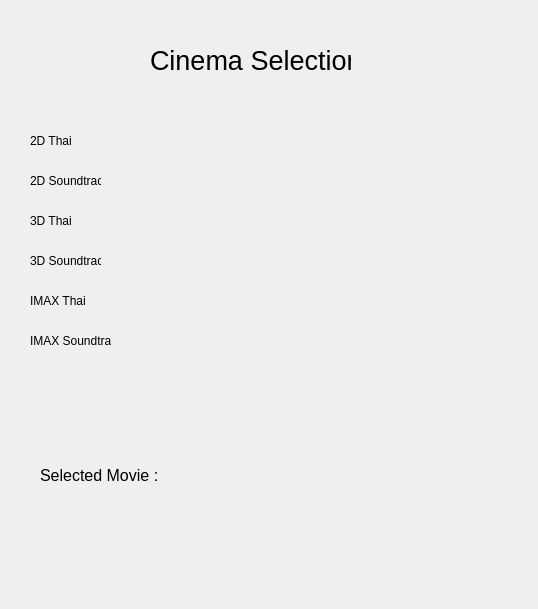
<?xml version="1.0" encoding="UTF-8"?>
<ui version="4.0">
 <class>cinemaSelect</class>
 <widget class="QWidget" name="cinemaSelect">
  <property name="geometry">
   <rect>
    <x>0</x>
    <y>0</y>
    <width>538</width>
    <height>609</height>
   </rect>
  </property>
  <property name="maximumSize">
   <size>
    <width>538</width>
    <height>609</height>
   </size>
  </property>
  <property name="windowTitle">
   <string>Cinema Selection</string>
  </property>
  <widget class="QLabel" name="label">
   <property name="geometry">
    <rect>
     <x>150</x>
     <y>40</y>
     <width>201</width>
     <height>41</height>
    </rect>
   </property>
   <property name="font">
    <font>
     <pointsize>20</pointsize>
    </font>
   </property>
   <property name="text">
    <string>Cinema Selection</string>
   </property>
  </widget>
  <widget class="QLabel" name="label_2">
   <property name="geometry">
    <rect>
     <x>30</x>
     <y>130</y>
     <width>71</width>
     <height>21</height>
    </rect>
   </property>
   <property name="text">
    <string>2D Thai</string>
   </property>
  </widget>
  <widget class="QLabel" name="label_3">
   <property name="geometry">
    <rect>
     <x>40</x>
     <y>445</y>
     <width>121</width>
     <height>61</height>
    </rect>
   </property>
   <property name="font">
    <font>
     <pointsize>12</pointsize>
    </font>
   </property>
   <property name="text">
    <string>Selected Movie :</string>
   </property>
  </widget>
  <widget class="QLabel" name="label_4">
   <property name="geometry">
    <rect>
     <x>30</x>
     <y>170</y>
     <width>71</width>
     <height>21</height>
    </rect>
   </property>
   <property name="text">
    <string>2D Soundtrack</string>
   </property>
  </widget>
  <widget class="QLabel" name="label_5">
   <property name="geometry">
    <rect>
     <x>30</x>
     <y>210</y>
     <width>71</width>
     <height>21</height>
    </rect>
   </property>
   <property name="text">
    <string>3D Thai</string>
   </property>
  </widget>
  <widget class="QLabel" name="label_6">
   <property name="geometry">
    <rect>
     <x>30</x>
     <y>250</y>
     <width>71</width>
     <height>21</height>
    </rect>
   </property>
   <property name="text">
    <string>3D Soundtrack</string>
   </property>
  </widget>
  <widget class="QLabel" name="label_7">
   <property name="geometry">
    <rect>
     <x>30</x>
     <y>290</y>
     <width>71</width>
     <height>21</height>
    </rect>
   </property>
   <property name="text">
    <string>IMAX Thai</string>
   </property>
  </widget>
  <widget class="QLabel" name="label_8">
   <property name="geometry">
    <rect>
     <x>30</x>
     <y>330</y>
     <width>81</width>
     <height>21</height>
    </rect>
   </property>
   <property name="text">
    <string>IMAX Soundtrack</string>
   </property>
  </widget>
  <widget class="QLabel" name="label_9">
   <property name="geometry">
    <rect>
     <x>170</x>
     <y>440</y>
     <width>341</width>
     <height>71</height>
    </rect>
   </property>
   <property name="font">
    <font>
     <pointsize>24</pointsize>
    </font>
   </property>
   <property name="text">
    <string/>
   </property>
  </widget>
  <widget class="QLabel" name="background">
   <property name="geometry">
    <rect>
     <x>0</x>
     <y>0</y>
     <width>541</width>
     <height>611</height>
    </rect>
   </property>
   <property name="text">
    <string/>
   </property>
   <property name="pixmap">
    <pixmap>Backg.png</pixmap>
   </property>
  </widget>
  <zorder>background</zorder>
  <zorder>label</zorder>
  <zorder>label_2</zorder>
  <zorder>label_3</zorder>
  <zorder>label_4</zorder>
  <zorder>label_5</zorder>
  <zorder>label_6</zorder>
  <zorder>label_7</zorder>
  <zorder>label_8</zorder>
  <zorder>label_9</zorder>
 </widget>
 <resources/>
 <connections/>
</ui>
